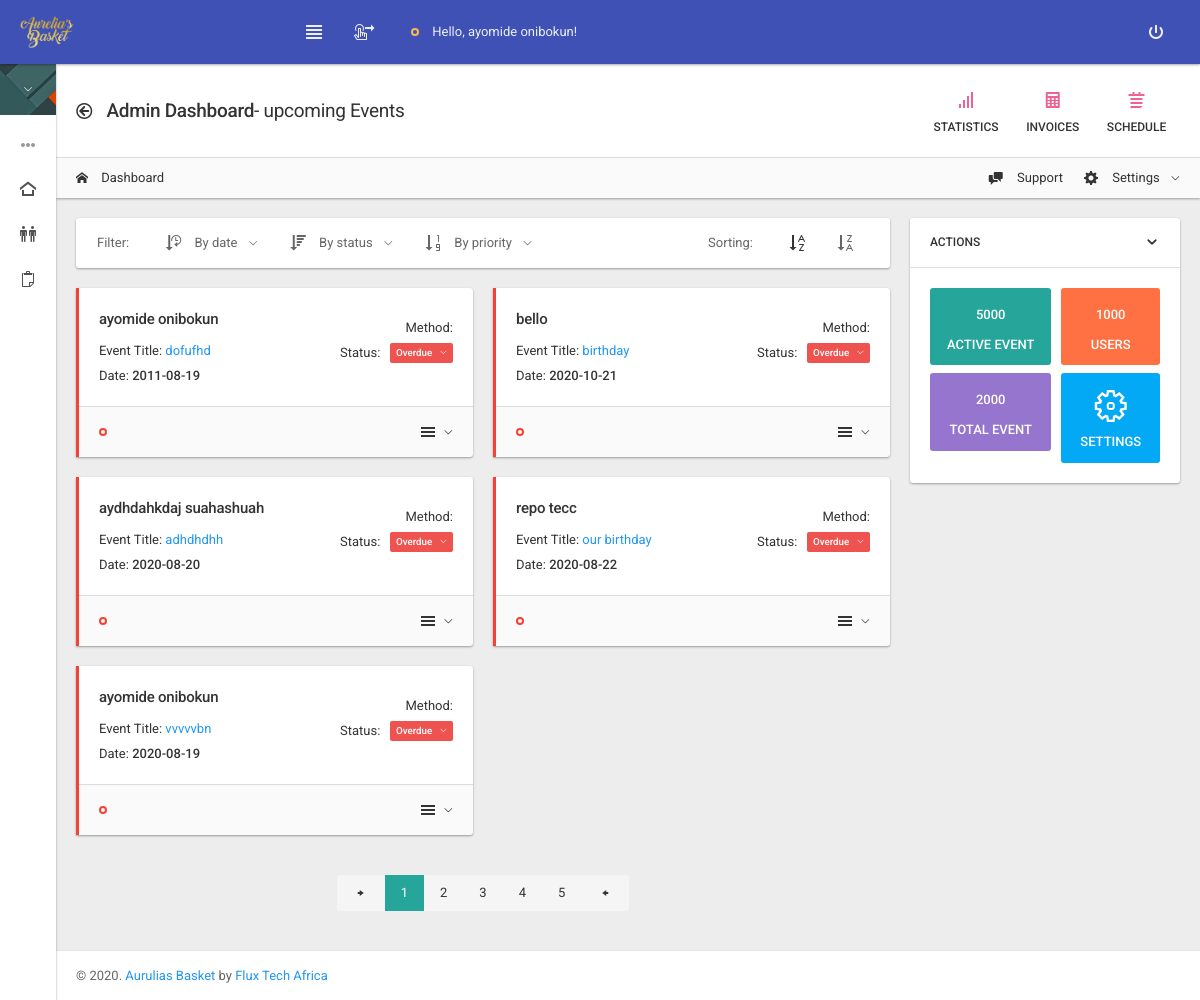
Screenshot of /admin/dashboard.php (signed in) with the database file from the repository.
### tables this page shows
CREATE TABLE `event` (
  `id` int(11) NOT NULL,
  `userid` varchar(11) NOT NULL,
  `email` text NOT NULL,
  `username` text NOT NULL,
  `eventtitle` text NOT NULL,
  `eventdesc` text NOT NULL,
  `reminder` date NOT NULL,
  `adminalert` text NOT NULL,
  `date` date NOT NULL,
  `Referral` text NOT NULL
);

### admin/dashboard.php (the view, shortened to what this page needs)
<?php
include "../php/db.php";
?>
<!DOCTYPE html>
<html lang="en">
<head>
	<?php include "link.php"; ?>
</head>
<body class="sidebar-xs">
	<?php include "mainnav.php";?>
	<div class="page-content">
		<?Php include "sidebar.php";?>
		<div class="content-wrapper">
			<div class="page-header page-header-light">
				<div class="page-header-content header-elements-md-inline">
					<div class="page-title d-flex">
						<h4><i class="icon-arrow-left52 mr-2"></i> <span class="font-weight-semibold">Admin Dashboard</span>- upcoming Events</h4>
					</div>
					<div class="header-elements d-none">
						<div class="d-flex justify-content-center">
							<a href="#" class="btn btn-link btn-float font-size-sm font-weight-semibold text-default">
								<i class="icon-bars-alt text-pink-300"></i>
								<span>Statistics</span>
							</a>
							<a href="#" class="btn btn-link btn-float font-size-sm font-weight-semibold text-default">
								<i class="icon-calculator text-pink-300"></i>
								<span>Invoices</span>
							</a>
							<a href="#" class="btn btn-link btn-float font-size-sm font-weight-semibold text-default">
								<i class="icon-calendar5 text-pink-300"></i>
								<span>Schedule</span>
							</a>
						</div>
					</div>
				</div>
				<div class="breadcrumb-line breadcrumb-line-light header-elements-md-inline">
					<div class="d-flex">
						<div class="breadcrumb">
							<a href="dashboard.php" class="breadcrumb-item"><i class="icon-home2 mr-2"></i> Dashboard</a>
						</div>
					</div>
					<div class="header-elements d-none">
						<div class="breadcrumb justify-content-center">
							<a href="#" class="breadcrumb-elements-item">
								<i class="icon-comment-discussion mr-2"></i>
								Support
							</a>
							<div class="breadcrumb-elements-item dropdown p-0">
								<a href="#" class="breadcrumb-elements-item dropdown-toggle" data-toggle="dropdown">
									<i class="icon-gear mr-2"></i>
									Settings
								</a>
							</div>
						</div>
					</div>
				</div>
			</div>
			<div class="content">
				<div class="d-flex align-items-start flex-column flex-md-row">
					<div class="w-100 order-2 order-md-1">
						<div class="navbar navbar-expand-lg navbar-light navbar-component rounded">
							<div class="navbar-collapse collapse" id="navbar-filter">
								<span class="navbar-text mr-3">
									Filter:
								</span>
								<ul class="navbar-nav flex-wrap">
									<li class="nav-item dropdown">
										<a href="#" class="navbar-nav-link dropdown-toggle" data-toggle="dropdown">
											<i class="icon-sort-time-asc mr-2"></i>
											By date
										</a>
									</li>
									<li class="nav-item dropdown">
										<a href="#" class="navbar-nav-link dropdown-toggle" data-toggle="dropdown">
											<i class="icon-sort-amount-desc mr-2"></i>
											By status
										</a>
									</li>
									<li class="nav-item dropdown">
										<a href="#" class="navbar-nav-link dropdown-toggle" data-toggle="dropdown">
											<i class="icon-sort-numeric-asc mr-2"></i>
											By priority
										</a>
									</li>
								</ul>
								<span class="navbar-text mr-3 ml-lg-auto">
									Sorting:
								</span>
								<ul class="navbar-nav flex-wrap">
									<li class="nav-item">
										<a href="#" class="navbar-nav-link active">
											<i class="icon-sort-alpha-asc"></i>
										</a>
									</li>
									<li class="nav-item">
										<a href="#" class="navbar-nav-link">
											<i class="icon-sort-alpha-desc"></i>
										</a>
									</li>
								</ul>
							</div>
						</div>
						<div class="row">
							<?php $ret=mysqli_query($conn,"select * from event");
							while($row=mysqli_fetch_array($ret))
								{?>
							<div class="col-lg-6">
								<div class="card border-left-3 border-left-danger rounded-left-0">
									<div class="card-body">
										<div class="d-sm-flex align-item-sm-center flex-sm-nowrap">
											<div>
												<h6 class="font-weight-semibold"><?php echo $row['username'];?></h6>
												<ul class="list list-unstyled mb-0">
													<li>Event Title: <a href="#"><?php echo $row['eventtitle'];?></a></li>
													<li>Date: <span class="font-weight-semibold"><?php echo $row['date'];?></span></li>
												</ul>
											</div>
											<div class="text-sm-right mb-0 mt-3 mt-sm-0 ml-auto">
												<ul class="list list-unstyled mb-0">
													<li>Method: <span class="font-weight-semibold"></span></li>
													<li class="dropdown">
														Status: &nbsp;
														<a href="#" class="badge bg-danger-400 align-top dropdown-toggle" data-toggle="dropdown">Overdue</a>
													</li>
												</ul>
											</div>
										</div>
									</div>
									<div class="card-footer d-sm-flex justify-content-sm-between align-items-sm-center">
										<span>
											<span class="badge badge-mark border-danger mr-2"></span>
										</span>
										<ul class="list-inline list-inline-condensed mb-0 mt-2 mt-sm-0">
											<li class="list-inline-item dropdown">
												<a href="#" class="text-default dropdown-toggle" data-toggle="dropdown"><i class="icon-menu7"></i></a>
											</li>
										</ul>
									</div>
								</div>
							</div>
							<?php  } ?>
						</div>
						<div class="d-flex justify-content-center mt-3 mb-3">
							<ul class="pagination">
								<li class="page-item"><a href="#" class="page-link"><i class="icon-arrow-small-right"></i></a></li>
								<li class="page-item active"><a href="#" class="page-link">1</a></li>
								<li class="page-item"><a href="#" class="page-link">2</a></li>
								<li class="page-item"><a href="#" class="page-link">3</a></li>
								<li class="page-item"><a href="#" class="page-link">4</a></li>
								<li class="page-item"><a href="#" class="page-link">5</a></li>
								<li class="page-item"><a href="#" class="page-link"><i class="icon-arrow-small-left"></i></a></li>
							</ul>
						</div>
					</div>
					<div class="sidebar sidebar-light bg-transparent sidebar-component sidebar-component-right border-0 shadow-0 order-1 order-md-2 sidebar-expand-md">
						<div class="sidebar-content">
							<div class="card">
								<div class="card-header bg-transparent header-elements-inline">
									<span class="text-uppercase font-size-sm font-weight-semibold">Actions</span>
									<div class="header-elements">
										<div class="list-icons">
					                		<a class="list-icons-item" data-action="collapse"></a>
				                		</div>
			                		</div>
								</div>
								<div class="card-body">
									<div class="row">
										<div class="col">
											<button type="button" class="btn bg-teal-400 btn-block btn-float">
												5000
												<span>Active Event</span>
											</button>
											<button type="button" class="btn bg-purple-300 btn-block btn-float">
												2000
												<span>Total Event</span>
											</button>
										</div>
										<div class="col">
											<button type="button" class="btn bg-warning-400 btn-block btn-float">
												1000
												<span>Users</span>
											</button>
											<button type="button" class="btn bg-blue btn-block btn-float">
												<i class="icon-cog3 icon-2x"></i>
												<span>Settings</span>
											</button>
										</div>
									</div>
								</div>
							</div>
						</div>
					</div>
				</div>
			</div>
			<?php include "../footer.php";?>
		</div>
	</div>
</body>
</html>

### rows the page displays
event: username "ayomide onibokun", eventtitle "dofufhd", date "2011-08-19"
event: username "bello", eventtitle "birthday", date "2020-10-21"
event: username "aydhdahkdaj suahashuah", eventtitle "adhdhdhh", date "2020-08-20"
event: username "repo tecc", eventtitle "our birthday", date "2020-08-22"
event: username "ayomide onibokun", eventtitle "vvvvvbn", date "2020-08-19"

### other values shown
$_SESSION['fullname'] "ayomide onibokun"
